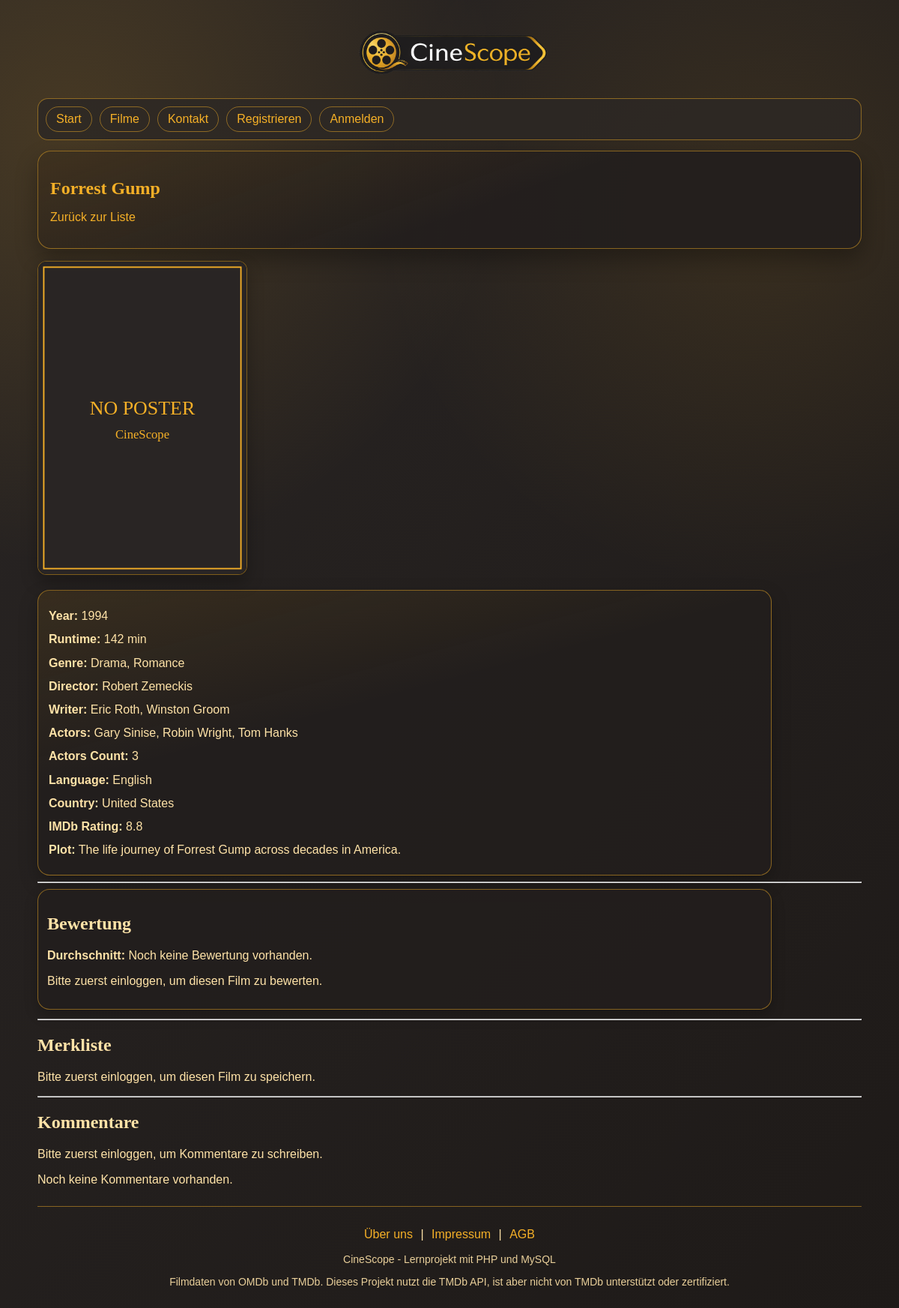
The page /film.php?id=3 on the database its author committed.
### tables this page shows
CREATE TABLE IF NOT EXISTS films
(
    id INT PRIMARY KEY AUTO_INCREMENT,
    imdbID VARCHAR(20) NOT NULL,
     
    tmdbID VARCHAR(20) NULL,
    title VARCHAR(200) NOT NULL,
    year VARCHAR(20),
    runtime VARCHAR(40),
    poster TEXT,
    plot TEXT,
    language VARCHAR(200),
    country VARCHAR(200),
    imdbRating VARCHAR(10),
     
    trailer_key VARCHAR(30) NULL,
    UNIQUE (imdbID),
    UNIQUE (tmdbID)
);

### film.php (called while the page is built, shortened)
<?php
$filmId = isset($_GET['id']) ? (int) $_GET['id'] : 0;
$film = null;
$kommentare = [];
$ratingAnzahl = 0;
if ($filmId < 1) {
    http_response_code(400);
    $fehler = 'Ungültige Film-ID.';
} else {
    try {
        $pdo = getPDO();
        $sql = "
            SELECT
                films.id,
                films.imdbID,
                films.title,
                films.year,
                films.runtime,
                films.poster,
                films.plot,
                films.language,
                films.country,
                films.imdbRating,
                films.trailer_key,
                GROUP_CONCAT(DISTINCT genres.genre SEPARATOR ', ') AS genres,
                GROUP_CONCAT(DISTINCT directors.director SEPARATOR ', ') AS directors,
                GROUP_CONCAT(DISTINCT writers.writer SEPARATOR ', ') AS writers,
                GROUP_CONCAT(DISTINCT actors.actor SEPARATOR ', ') AS actors,
                COUNT(DISTINCT films_actors.id) AS actors_count
            FROM films
            LEFT JOIN films_genres ON films.id = films_genres.films_id
            LEFT JOIN genres ON genres.id = films_genres.genres_id
            LEFT JOIN films_directors ON films.id = films_directors.films_id
            LEFT JOIN directors ON directors.id = films_directors.directors_id
            LEFT JOIN films_writers ON films.id = films_writers.films_id
            LEFT JOIN writers ON writers.id = films_writers.writers_id
            LEFT JOIN films_actors ON films.id = films_actors.films_id
            LEFT JOIN actors ON actors.id = films_actors.actors_id
            WHERE films.id = :id
            GROUP BY
                films.id,
                films.imdbID,
                films.title,
                films.year,
                films.runtime,
                films.poster,
                films.plot,
                films.language,
                films.country,
                films.imdbRating,
                films.trailer_key
        ";
        $stmt = $pdo->prepare($sql);
        $stmt->execute(['id' => $filmId]);
        $film = $stmt->fetch(PDO::FETCH_ASSOC);
        if (!$film) {
            $fehler = 'Film nicht gefunden.';
        } else {
            $ratingInfo = $pdo->prepare('SELECT AVG(rating) AS durchschnitt, COUNT(id) AS anzahl FROM ratings WHERE films_id = :films_id');
            $ratingInfo->execute(['films_id' => $filmId]);
            $ratingZeile = $ratingInfo->fetch(PDO::FETCH_ASSOC);
            $ratingAnzahl = (int) ($ratingZeile['anzahl'] ?? 0);
            $kommentarSql = "
                SELECT
                    comments.kommentar,
                    comments.erstellt_am,
                    users.alias
                FROM comments
                INNER JOIN users ON users.id = comments.users_id
                WHERE comments.films_id = :film_id
                ORDER BY comments.id DESC
            ";
            $kommentarStmt = $pdo->prepare($kommentarSql);
            $kommentarStmt->execute(['film_id' => $filmId]);
            $kommentare = $kommentarStmt->fetchAll(PDO::FETCH_ASSOC);
        }
} catch (PDOException $e) {
        $fehler = reportAppError($e);
    }
}
require __DIR__ . '/views/templates/film_template.php';

### views/templates/film_template.php (the view, shortened to what this page needs)
<!doctype html>
<html lang="de">
<head>
    <link rel="stylesheet" href="css/film.css?v=2">
</head>
<body>
    <?php require __DIR__ . '/../partials/nav.php'; ?>
    <main class="page-shell">
    <section class="hero-box">
        <h1 class="titel">
            <?php if ($film): ?>
                <?php echo htmlspecialchars($film['title'] ?? 'Filmdetails'); ?>
            <?php else: ?>
                Filmdetails
            <?php endif; ?>
        </h1>
        <p class="zurueck"><a href="index.php">Zurück zur Liste</a></p>
    </section>
    <?php if ($film): ?>
        <?php
        $istEingeloggt = isset($_SESSION['user_login']) && $_SESSION['user_login'] === true;
        $posterUrl = trim((string) ($film['poster'] ?? ''));
        ?>
        <div class="poster-box">
            <img
                src="<?php echo htmlspecialchars($posterUrl); ?>"
                onerror="this.onerror=null;this.src='bilder/placeholder.svg';"
                alt="poster"
                class="poster"
            >
        </div>
        <div class="details">
            <p><strong>Year:</strong> <?php echo htmlspecialchars($film['year'] ?? ''); ?></p>
            <p><strong>Runtime:</strong> <?php echo htmlspecialchars($film['runtime'] ?? ''); ?></p>
            <p><strong>Genre:</strong> <?php echo htmlspecialchars($film['genres'] ?? ''); ?></p>
            <p><strong>Director:</strong> <?php echo htmlspecialchars($film['directors'] ?? ''); ?></p>
            <p><strong>Writer:</strong> <?php echo htmlspecialchars($film['writers'] ?? ''); ?></p>
            <p><strong>Actors:</strong> <?php echo htmlspecialchars($film['actors'] ?? ''); ?></p>
            <p><strong>Actors Count:</strong> <?php echo (int) ($film['actors_count'] ?? 0); ?></p>
            <p><strong>Language:</strong> <?php echo htmlspecialchars($film['language'] ?? ''); ?></p>
            <p><strong>Country:</strong> <?php echo htmlspecialchars($film['country'] ?? ''); ?></p>
            <p><strong>IMDb Rating:</strong> <?php echo htmlspecialchars($film['imdbRating'] ?? ''); ?></p>
            <p><strong>Plot:</strong> <?php echo htmlspecialchars($film['plot'] ?? ''); ?></p>
        </div>
        <hr>
        <div class="rating-box">
            <h2>Bewertung</h2>
            <p>
                <strong>Durchschnitt:</strong>
                <?php if ($ratingAnzahl > 0): ?>
                    <?php $durchschnittText = number_format($ratingDurchschnitt, 1, ',', '.'); ?>
                    <span class="sterne-anzeige" title="<?php echo htmlspecialchars($durchschnittText); ?> von 5">
                        <?php
                        $volleSterne = (int) round($ratingDurchschnitt);
                        for ($stern = 1; $stern <= 5; $stern++) {
                            echo $stern <= $volleSterne ? '★' : '☆';
                        }
                        ?>
                    </span>
                    <?php echo htmlspecialchars($durchschnittText); ?> / 5
                    (<?php echo $ratingAnzahl; ?> <?php echo $ratingAnzahl === 1 ? 'Bewertung' : 'Bewertungen'; ?>)
                <?php else: ?>
                    Noch keine Bewertung vorhanden.
                <?php endif; ?>
            </p>
            <?php if ($istEingeloggt): ?>
                <form method="post" action="" class="rating-form">
                    <?php echo csrfField(); ?>
                    <input type="hidden" name="action" value="add_rating">
                    <p>Deine Bewertung:</p>
                    <div class="stern-auswahl">
                        <?php for ($stern = 1; $stern <= 5; $stern++): ?>
                            <button
                                type="submit"
                                name="rating"
                                value="<?php echo $stern; ?>"
                                class="<?php echo $stern <= $eigeneBewertung ? 'aktiv' : ''; ?>"
                                title="<?php echo $stern; ?> von 5"
                                aria-label="<?php echo $stern; ?> von 5 Sternen"
                            >★</button>
                        <?php endfor; ?>
                    </div>
                </form>
                <?php if ($eigeneBewertung > 0): ?>
                    <form method="post" action="" class="rating-delete-form" onsubmit="return confirm('Bewertung wirklich löschen?');">
                        <?php echo csrfField(); ?>
                        <input type="hidden" name="action" value="delete_rating">
                        <button type="submit">Meine Bewertung löschen</button>
                    </form>
                <?php endif; ?>
            <?php else: ?>
                <p>Bitte zuerst einloggen, um diesen Film zu bewerten.</p>
            <?php endif; ?>
        </div>
        <hr>
        <h2>Merkliste</h2>
        <?php if ($istEingeloggt): ?>
            <?php if ($filmIstGespeichert): ?>
                <p>Dieser Film ist bereits in deiner Merkliste.</p>
            <?php else: ?>
                <form method="post" action="">
                    <?php echo csrfField(); ?>
                    <input type="hidden" name="action" value="save_film">
                    <button type="submit">Film speichern</button>
                </form>
            <?php endif; ?>
        <?php else: ?>
            <p>Bitte zuerst einloggen, um diesen Film zu speichern.</p>
        <?php endif; ?>
        <hr>
        <h2>Kommentare</h2>
        <?php if ($istEingeloggt): ?>
            <form method="post" action="">
                <?php echo csrfField(); ?>
                <input type="hidden" name="action" value="add_comment">
                <p>
                    <label for="kommentar">Neuer Kommentar:</label><br>
                    <textarea id="kommentar" name="kommentar" rows="4" cols="60" required></textarea>
                </p>
                <p><button type="submit">Kommentar speichern</button></p>
            </form>
        <?php else: ?>
            <p>Bitte zuerst einloggen, um Kommentare zu schreiben.</p>
        <?php endif; ?>
        <?php if (count($kommentare) === 0): ?>
            <p>Noch keine Kommentare vorhanden.</p>
        <?php endif; ?>
    <?php endif; ?>
    </main>
    <?php require __DIR__ . '/../partials/footer.php'; ?>
</body>
</html>

### css/film.css (style rules this page uses)
:root { --gold:#F5B027;--gold-soft:#ffe3a8;--dark:#292524;--dark-2:#1e1a18;--panel:rgba(35,31,29,0.9);--panel-2:rgba(45,40,37,0.86);--line:rgba(245,176,39,0.48);--ok:#9effa0;--bad:#ff8b8b }
* { box-sizing:border-box }
body { font-family:"Trebuchet MS","Lucida Sans Unicode","Lucida Grande",sans-serif;margin:0;padding:24px;min-height:100vh;color:var(--gold-soft);background:radial-gradient(circle at 8% 10%,rgba(245,176,39,0.15) 0%,transparent 30%),radial-gradient(circle at 84% 16%,rgba(245,176,39,0.1) 0%,transparent 28%),linear-gradient(130deg,var(--dark) 0%,var(--dark-2) 100%) }
.page-shell { max-width:1100px;margin:0 auto }
.hero-box { border:1px solid var(--line);border-radius:18px;background:linear-gradient(160deg,rgba(245,176,39,0.12) 0%,transparent 55%),var(--panel);box-shadow:0 14px 30px rgba(0,0,0,0.3);padding:16px;margin-bottom:16px }
h1,h2 { font-family:"Cambria","Palatino Linotype","Book Antiqua",serif }
a { color:var(--gold);text-decoration:none }
.zurueck { margin-bottom:16px }
.titel { margin-bottom:14px;color:var(--gold) }
.poster-box { margin:0 0 16px }
.poster { width:280px;max-width:100%;height:auto;border:1px solid var(--line);border-radius:12px;background:#131211;box-shadow:0 10px 22px rgba(0,0,0,0.28) }
.details { max-width:980px;border:1px solid var(--line);border-radius:16px;background:linear-gradient(165deg,rgba(245,176,39,0.1) 0%,transparent 42%),var(--panel);padding:14px;box-shadow:0 10px 24px rgba(0,0,0,0.25) }
.details p { margin:8px 0;line-height:1.45 }
.rating-box { max-width:980px;border:1px solid var(--line);border-radius:16px;background:var(--panel);box-shadow:0 8px 18px rgba(0,0,0,0.22);padding:12px;margin-bottom:12px }
.poster-box { position:relative;display:inline-block }

### rows shown on the page
films: title "Forrest Gump", year "1994", runtime "142 min", language "English", country "United States", imdbRating "8.8", plot "The life journey of Forrest Gump across decades in America."

### other values the page prints
$film['genres'] "Drama, Romance"
$film['directors'] "Robert Zemeckis"
$film['writers'] "Eric Roth, Winston Groom"
$film['actors'] "Gary Sinise, Robin Wright, Tom Hanks"
$film['actors_count'] "3"
